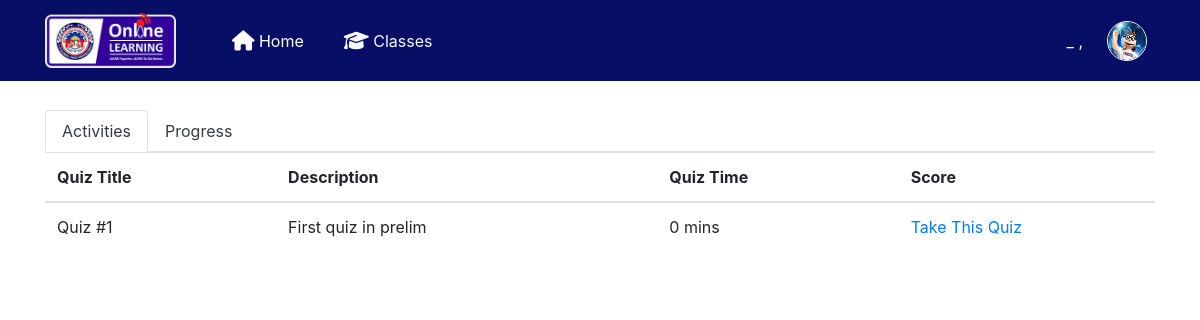
The page /quiz/studentclass.php?id=28 on the database its author committed.
### tables this page shows
CREATE TABLE `class_quiz` (
  `class_quiz_id` int(11) NOT NULL,
  `teacher_class_id` int(11) NOT NULL,
  `quiz_time` int(11) NOT NULL,
  `quiz_id` int(11) NOT NULL,
  `time_added` varchar(100) NOT NULL
);

CREATE TABLE `quiz` (
  `quiz_id` int(11) NOT NULL,
  `quiz_title` varchar(50) NOT NULL,
  `quiz_description` varchar(100) NOT NULL,
  `date_added` varchar(100) NOT NULL DEFAULT current_timestamp(),
  `teacher_id` int(11) NOT NULL
);

### quiz/student_quiz_list.php (the view, shortened to what this page needs)
<div class="">
  <table cellpadding="0" cellspacing="0" border="0" class="table" id="">
      <thead>
				<tr>
          <th>Quiz Title</th>
          <th>Description</th>
          <th>Quiz Time</th>
          <th>Score</th>
          <th></th>
        </tr>
      </thead>
      <tbody>
        <?php
        $query = mysqli_query($conn,"SELECT * FROM class_quiz
				LEFT JOIN quiz on class_quiz.quiz_id = quiz.quiz_id
				where teacher_class_id = '$get_id'  order by class_quiz_id ASC ")or die(mysqli_error());
				while($row = mysqli_fetch_array($query)){
				$id  = $row['class_quiz_id'];
				$quiz_id  = $row['quiz_id'];
				$quiz_time  = $row['quiz_time'];
				$query1 = mysqli_query($conn,"SELECT * from student_class_quiz where class_quiz_id = '$id' and student_id = '$usrid'")or die(mysqli_error());
				$row1 = mysqli_fetch_array($query1);
        if (empty($row1['grade'])){
        ?>
        <tr>
          <td><?php echo $row['quiz_title']; ?></td>
          <td><?php  echo $row['quiz_description']; ?></td>
          <td><?php  echo $row['quiz_time'] / 60; ?> mins</td>
          <td width="200">
            <a class="card-link" data-placement="bottom" title="Take This Quiz" id="</?php echo $id; ?>Download" href="take_test.php<?php echo '?id='.$get_id ?>&<?php echo 'class_quiz_id='.$id; ?>&<?php echo 'test=ok' ?>&<?php echo 'quiz_id='.$quiz_id; ?>&<?php echo 'quiz_time='.$quiz_time; ?> ">Take This Quiz</a>
            <?php } ?>
          </td>
      </tr>
    <?php } ?>
  </tbody>
</table>
</div>

### rows shown on the page
class_quiz: quiz.quiz_title "Quiz #1", quiz.quiz_description "First quiz in prelim", $row['quiz_time']/60 "0"
